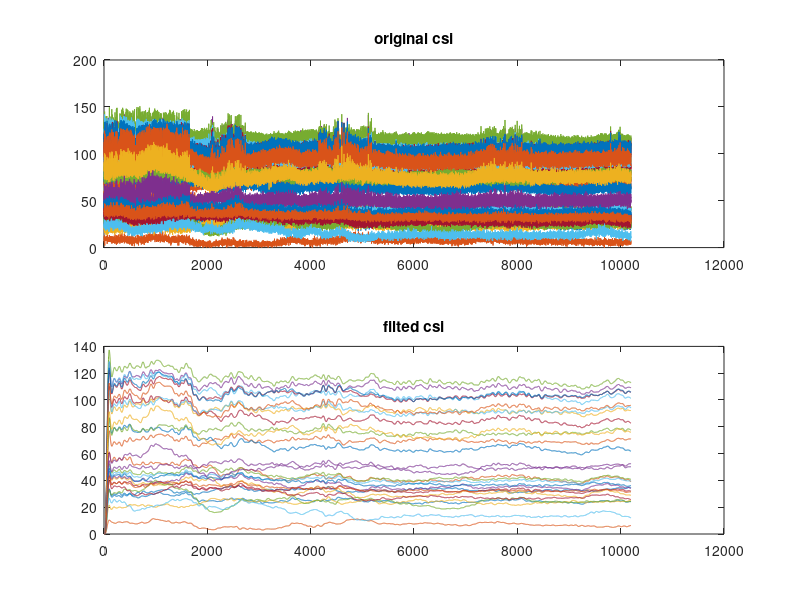

This figure's MATLAB source: (Note: this script raises an error after producing the figure.)
clc;
clear;
close all;

%% load csi and only use amplitude, num_sample \times 30, where 30 is subcarrier number
load('sample.mat', 'ori_csi');
ori_csi = abs(ori_csi);

%% plot original csi
figure 
subplot(2,1,1), plot(ori_csi);
title('original csi')

%% Butterworth filter, 5th-order;
% Normalized-low-pass:(2/100) * sampling rate:500Hz -> 10Hz
[b, a] = butter(5, 2/100);
flt_csi = filter(b,a,ori_csi);

subplot(2,1,2), plot(flt_csi);
title('filted csi')

%% flt_csi largely distored in first 2000 samples, neglect them
flt_csi = flt_csi(2000:end,:);
% average every 100 samples as one training/test instance
flt_csi = meanfilter(flt_csi, 100);


%% multi-path efect mitigation, take one sample as example
% filted csi --ifft-> time domain (TD) --fft-> frequency domain (FD)
flt_csi_first = flt_csi(1,:);
flt_csi_TD = ifft(flt_csi_first);
figure;
subplot(2,2,1), 
bar(1, abs(flt_csi_TD(1))), hold on; 
bar([2:30], abs(flt_csi_TD(2:30)));
title('csi time domain')

% keep the shortest paths, suppress the remaining
flt_csi_TD(2:30) = flt_csi_TD(2:30)/1000;
subplot(2,2,3), 
bar(1, abs(flt_csi_TD(1))), hold on; 
bar([2:30], abs(flt_csi_TD(2:30)));
title('suppress csi from shortest paths')

flt_csi_FD = fft(flt_csi_TD);

subplot(2,2,2),
scatter([1:30], flt_csi_first), hold on;
plot([1:30], flt_csi_first, '--')
title('original csi in amplitude')

flt_csi_first_ifft_fft = abs(flt_csi_FD);

subplot(2,2,4),
scatter([1:30], flt_csi_first_ifft_fft), hold on;
plot([1:30], flt_csi_first_ifft_fft, '--')
title('csi amplitude after ifft&fft'); hold off;

%% do above ifft/fft over all samples
for i = 1:length(flt_csi)
    temp = ifft(flt_csi(i,:));
    temp(2:30) = temp(2:30)/1000;
    temp = fft(temp);
    
    flt_csi(i,:) = abs(temp);
end



%%
features = zeros(length(flt_csi),39);
for i = 1:length(flt_csi)
    features(i,1:30) = flt_csi(i,:);
    
    features(i,31) = mean(flt_csi(i,:));
    features(i,32) = std(flt_csi(i,:));
    features(i,33) = mad(flt_csi(i,:));
    features(i,34) = mad(flt_csi(i,:),1);
    features(i,35) = max(flt_csi(i,:));
    features(i,36) = min(flt_csi(i,:));
    features(i,37) = skewness(flt_csi(i,:));
    features(i,38) = kurtosis(flt_csi(i,:));
    features(i,39) = xentropy(flt_csi(i,:), 10); % 10 bins entropy
    
end


%% !!!Please note that, following codes just for demostrating the usage of liblibnear
%%% data preparation randomly
% random labeling [0,...,N-1]; N-class classification
N = 3;
label = floor(N*rand(length(features),1));
index = randperm(length(features));

% random 80 percents as training
train_data = features(index(1:floor(0.8*length(features))) ,:);
train_label = label(index(1:floor(0.8*length(features))),1);
% random 20 percents as test 
test_data = features(index(ceil(0.8*length(features)):end) ,:);
test_label = label(index(ceil(0.8*length(features)):end) ,1);

% normailze every dimension of train data to [-1,+1]
train_data = train_data';
[train_data_norm, pattern] = mapminmax(train_data,-1,1);
train_data_norm = train_data_norm';
% apply the maximum/minimum from training data to normalize test data
test_data = test_data';
test_data_norm = mapminmax('apply',test_data,pattern);
test_data_norm = test_data_norm';

%%% training classifiers with Liblinear
%%% the way to install liblinear
% cd to liblinear_folder/matlab
% mex -setup
% make
%%%
liblinearPath = 'liblinear-2.30/matlab';
addpath(liblinearPath)

% only classifiers

% typing train in matlab terminal to list parameters to set svm 
% -s type: 2 -- L2-regularized L2-loss support vector classification (primal)
% -B bias : if bias >= 0, instance x becomes [x; bias]
model = train(train_label, sparse(train_data_norm), '-s 2 -B 1');

% y = wx + bias
% model.w -> num_class \times [dim_features; bias]
% the index of maximum is the prediction
test_predict = test_data_norm * model.w(:,1:end-1)' +  repmat(model.w(:,end)', [length(test_label), 1]);
[~, idx] = max(test_predict,[], 2);
accuracyx = sum((idx-1)==test_label)/length(test_label);

% test_predict: num_test \times num_class
confidence_softmax = exp(test_predict)./repmat(sum(exp(test_predict),2), [1, length(unique(train_label))]); 

figure;
correct_index = find((idx-1)==test_label);
plot(max(confidence_softmax(correct_index,:),[], 2));
title('correct confidence in test');

% If not compute prediction confidences
% accuracy can also be computed by the 'predict' function of liblinear 
[predicted_label,accuracy,~ ] = predict(test_label, sparse(test_data_norm), model);
% accuracy = sum(predicted_label==test_label)/length(test_label);


rmpath(liblinearPath)


%% mean average pooling with the stride
function out = meanfilter(in, stride)
    out = zeros(floor(length(in)/stride), 30);
    
    for i = 1: floor(length(in)/stride)
        out(i,:) = mean(in(stride*i-stride+1: stride*i, :) , 1);  
    end

end


%% 10 bin entropy
function out = xentropy(in, bin_number)
    mini_val = min(in);
    max_val = max(in);
    % bins from mini to max
    bins = linspace(mini_val, max_val, bin_number);
    
    out = 0;
    for i = 1:length(bins)-1    
        upx = in>=bins(i); % how many larger than bins(i)
        lowx = in<bins(i+1); % how many smaller than bins(i+1)
        count = sum(upx&lowx); % count those meet above two
        if count>0
            p = count/length(in);
            out = -p*log(p) + out;
        end
    end

end



